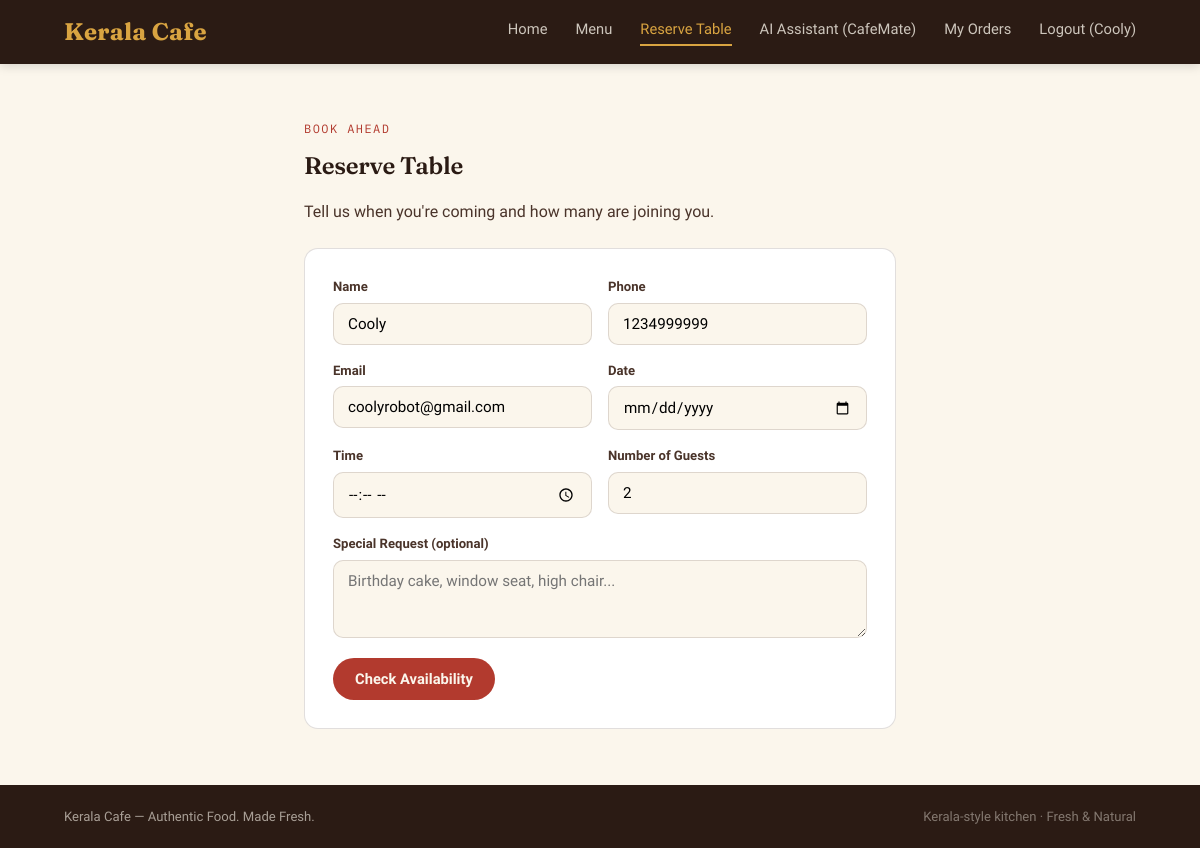
Screenshot of /reserve (signed in) with the database file from the repository.
### models.py (models this page shows)
class User(Base):
    __tablename__ = "users"
    user_id = Column(Integer, primary_key=True, index=True)
    name = Column(String(120), nullable=False)
    email = Column(String(120), unique=True, nullable=False, index=True)
    phone = Column(String(20), unique=True, nullable=False, index=True)
    password_hash = Column(String(255), nullable=False)
    is_admin = Column(Boolean, default=False)
    created_at = Column(DateTime(timezone=True), server_default=func.now())
    orders = relationship("Order", back_populates="user")
    reservations = relationship("Reservation", back_populates="user")

### app.py (the view)
@app.get("/reserve")
def reserve_page(request: Request, db: Session = Depends(get_db)):
    user = auth.get_current_user(request, db)
    return render(request, "reservation.html", db, {"user": user})

### templates/reservation.html (shortened to what this page needs)
{% extends "base.html" %}
{% block content %}
<section class="th-section">
  <div class="th-container" style="max-width:640px;">
    <span class="th-eyebrow">Book ahead</span>
    <h2>Reserve Table</h2>
    <p style="color:var(--espresso-soft); margin-bottom:24px;">Tell us when you're coming and how many are joining you.</p>
    <div class="th-card">
      <form id="reserveForm">
        <div class="th-form-grid">
          <div class="th-field">
            <label>Name</label>
            <input type="text" name="customer_name" value="{{ user.name if user else '' }}" required>
          </div>
          <div class="th-field">
            <label>Phone</label>
            <input type="tel" name="phone" value="{{ user.phone if user else '' }}" required>
          </div>
          <div class="th-field">
            <label>Email</label>
            <input type="email" name="email" value="{{ user.email if user else '' }}" required>
          </div>
          <div class="th-field">
            <label>Date</label>
            <input type="date" name="reservation_date" required>
          </div>
          <div class="th-field">
            <label>Time</label>
            <input type="time" name="reservation_time" required>
          </div>
          <div class="th-field">
            <label>Number of Guests</label>
            <input type="number" name="guests" min="1" max="12" value="2" required>
          </div>
        </div>
        <div class="th-field" style="margin-top:16px;">
          <label>Special Request (optional)</label>
          <textarea name="special_request" rows="3" placeholder="Birthday cake, window seat, high chair..."></textarea>
        </div>
        <button type="submit" class="btn btn-primary" style="margin-top:20px;">Check Availability</button>
      </form>
    </div>
  </div>
</section>
{% endblock %}

### templates/base.html (shortened to what this page needs)
<!DOCTYPE html>
<html lang="en">
<head>
<link rel="stylesheet" href="/static/style.css">
</head>
<body>
<header class="th-nav">
  <div class="th-nav-inner">
    <a href="/" class="th-brand">Kerala Cafe</a>
    <nav class="th-nav-links" id="navLinks">
      <a href="/" class="{{ 'active' if request.url.path == '/' }}">Home</a>
      <a href="/menu" class="{{ 'active' if request.url.path == '/menu' }}">Menu</a>
      <a href="/reserve" class="{{ 'active' if request.url.path == '/reserve' }}">Reserve Table</a>
      <a href="/ai-assistant" class="{{ 'active' if request.url.path == '/ai-assistant' }}">AI Assistant (CafeMate)</a>
      <a href="/orders" class="{{ 'active' if request.url.path == '/orders' }}">My Orders</a>
      {% if current_user %}
        <a href="/logout">Logout ({{ current_user.name.split(' ')[0] }})</a>
      {% else %}
        <a href="/login" class="{{ 'active' if request.url.path == '/login' }}">Login</a>
        <a href="/register" class="{{ 'active' if request.url.path == '/register' }}">Sign Up</a>
      {% endif %}
    </nav>
  </div>
</header>
<main>
{% block content %}{% endblock %}
</main>
<footer class="th-footer">
  <div class="th-footer-inner">
    <span>Kerala Cafe &mdash; Authentic Food. Made Fresh.</span>
    <span class="th-footer-dim">Kerala-style kitchen &middot; Fresh & Natural</span>
  </div>
</footer>
</body>
</html>

### static/style.css (style rules this page uses)
:root { --ivory: #FBF6EC; --ivory-dim: #F3EBDA; --espresso: #2B1B14; --espresso-soft: #4A342A; --gold: #D9A441; --gold-deep: #B7822A; --chili: #B23A2E; --chili-deep: #8F2C22; --leaf: #4A5D3A; --leaf-soft: #E4EADB; --line: rgba(43, 27, 20, 0.14); --shadow: 0 8px 24px rgba(43, 27, 20, 0.12); --font-display: "Fraunces", serif; --font-body: "Work Sans", sans-serif; --font-mono: "IBM Plex Mono", monospace; --radius: 14px; }
* { box-sizing: border-box; }
body { margin: 0; background: var(--ivory); color: var(--espresso); font-family: var(--font-body); line-height: 1.5; }
a { text-decoration: none; color: inherit; }
h1, h2, h3, h4 { font-family: var(--font-display); font-weight: 600; margin: 0 0 0.4em; letter-spacing: -0.01em; }
.th-nav { background: var(--espresso); color: var(--ivory); position: sticky; top: 0; z-index: 50; box-shadow: 0 2px 10px rgba(0,0,0,0.15); }
.th-nav-inner { max-width: 1120px; margin: 0 auto; padding: 14px 24px; display: flex; align-items: center; justify-content: space-between; }
.th-brand { font-family: var(--font-display); font-size: 1.5rem; font-weight: 700; color: var(--gold); letter-spacing: 0.01em; }
.th-nav-links { display: flex; gap: 28px; }
.th-nav-links a { font-size: 0.92rem; font-weight: 500; color: rgba(251,246,236,0.78); padding-bottom: 4px; border-bottom: 2px solid transparent; transition: color 0.15s, border-color 0.15s; }
.th-nav-links a:hover, .th-nav-links a.active { color: var(--gold); border-bottom-color: var(--gold); }
.th-container { max-width: 1120px; margin: 0 auto; padding: 0 24px; }
.th-section { padding: 56px 0; }
.th-eyebrow { font-family: var(--font-mono); font-size: 0.75rem; letter-spacing: 0.12em; text-transform: uppercase; color: var(--chili); margin-bottom: 10px; display: block; }
.btn { display: inline-flex; align-items: center; gap: 8px; font-family: var(--font-body); font-weight: 600; font-size: 0.92rem; padding: 12px 22px; border-radius: 999px; border: none; cursor: pointer; transition: transform 0.12s ease, box-shadow 0.12s ease; }
.btn-primary { background: var(--chili); color: var(--ivory); }
.th-card { background: #fff; border: 1px solid var(--line); border-radius: var(--radius); padding: 28px; }
.th-form-grid { display: grid; grid-template-columns: repeat(auto-fit, minmax(220px, 1fr)); gap: 16px; }
.th-field { display: flex; flex-direction: column; gap: 6px; }
.th-field label { font-size: 0.82rem; font-weight: 600; color: var(--espresso-soft); }
.th-field input, .th-field textarea, .th-field select { font-family: var(--font-body); padding: 11px 14px; border-radius: 10px; border: 1px solid var(--line); font-size: 0.95rem; background: var(--ivory); }
.th-footer { background: var(--espresso); color: rgba(251,246,236,0.6); padding: 22px 0; font-size: 0.82rem; }
.th-footer-inner { max-width: 1120px; margin: 0 auto; padding: 0 24px; display: flex; justify-content: space-between; flex-wrap: wrap; gap: 6px; }
.th-footer-dim { opacity: 0.7; }

### rows the page displays
User: name "Cooly", customer_name "Cooly", phone "1234999999", email "coolyrobot@gmail.com"
